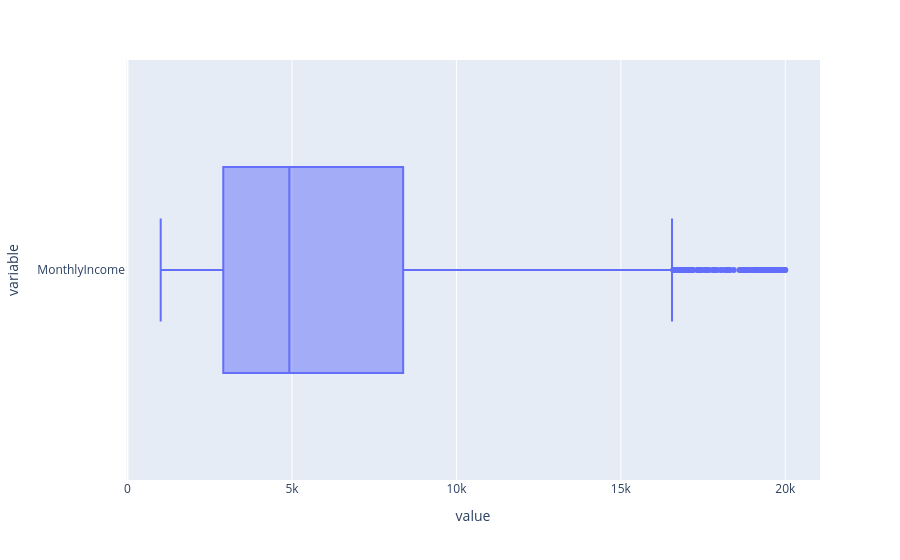

Notebook cell for this chart:
### Code cell
px.box(df,x=["MonthlyIncome"])

### Figure 1 — Plotly figure (JSON) as saved in the notebook; plotly's stock layout.template omitted (floating-point values rounded to 4 significant figures; data arrays with more than 128 entries replaced by an {"elided": "..."} marker saying what was removed)
{"data": [{"alignmentgroup": "True", "hovertemplate": "value=%{x}<br>variable=%{y}<extra></extra>", "legendgroup": "", "marker": {"color": "#636efa"}, "name": "", "notched": false, "offsetgroup": "", "orientation": "h", "showlegend": false, "type": "box", "x": {"elided": "1470 int values"}, "x0": " ", "xaxis": "x", "y": {"elided": "1470 str values"}, "y0": " ", "yaxis": "y"}], "layout": {"boxmode": "group", "legend": {"tracegroupgap": 0}, "margin": {"t": 60}, "xaxis": {"anchor": "y", "domain": [0, 1], "title": {"text": "value"}}, "yaxis": {"anchor": "x", "domain": [0, 1], "title": {"text": "variable"}}}}
